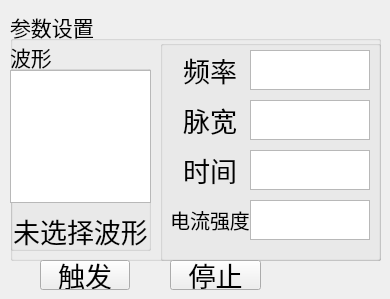
   <widget class="QWidget" name="port_channel1_tab">
    <property name="layoutDirection">
     <enum>Qt::LeftToRight</enum>
    </property>
    <attribute name="title">
     <string>通道 1</string>
    </attribute>
    <widget class="QGroupBox" name="gropubox">
     <property name="geometry">
      <rect>
       <x>10</x>
       <y>10</y>
       <width>371</width>
       <height>251</height>
      </rect>
     </property>
     <property name="font">
      <font>
       <pointsize>16</pointsize>
      </font>
     </property>
     <property name="title">
      <string>参数设置</string>
     </property>
     <widget class="QGroupBox" name="port_channel1_waveform_groupBox">
      <property name="geometry">
       <rect>
        <x>0</x>
        <y>30</y>
        <width>141</width>
        <height>211</height>
       </rect>
      </property>
      <property name="sizePolicy">
       <sizepolicy hsizetype="Minimum" vsizetype="Maximum">
        <horstretch>0</horstretch>
        <verstretch>0</verstretch>
       </sizepolicy>
      </property>
      <property name="font">
       <font>
        <pointsize>16</pointsize>
       </font>
      </property>
      <property name="title">
       <string>波形</string>
      </property>
      <widget class="QWidget" name="layoutWidget">
       <property name="geometry">
        <rect>
         <x>0</x>
         <y>30</y>
         <width>141</width>
         <height>181</height>
        </rect>
       </property>
       <layout class="QVBoxLayout" name="verticalLayout">
        <item>
         <widget class="QGraphicsView" name="port_channel1_wave_graphicsView_1"/>
        </item>
        <item>
         <spacer name="verticalSpacer">
          <property name="orientation">
           <enum>Qt::Vertical</enum>
          </property>
          <property name="sizeHint" stdset="0">
           <size>
            <width>20</width>
            <height>60</height>
           </size>
          </property>
         </spacer>
        </item>
        <item>
         <widget class="QLabel" name="port_channel1_wave_label_1">
          <property name="font">
           <font>
            <pointsize>20</pointsize>
           </font>
          </property>
          <property name="text">
           <string>未选择波形</string>
          </property>
          <property name="alignment">
           <set>Qt::AlignCenter</set>
          </property>
         </widget>
        </item>
       </layout>
      </widget>
     </widget>
     <widget class="QGroupBox" name="port_channel1_attr_groupBox">
      <property name="geometry">
       <rect>
        <x>150</x>
        <y>30</y>
        <width>221</width>
        <height>221</height>
       </rect>
      </property>
      <property name="title">
       <string/>
      </property>
      <widget class="QLabel" name="port_channel1_freq_label">
       <property name="geometry">
        <rect>
         <x>10</x>
         <y>10</y>
         <width>80</width>
         <height>40</height>
        </rect>
       </property>
       <property name="font">
        <font>
         <pointsize>20</pointsize>
        </font>
       </property>
       <property name="text">
        <string>频率</string>
       </property>
       <property name="alignment">
        <set>Qt::AlignCenter</set>
       </property>
      </widget>
      <widget class="QTextEdit" name="port_channel1_freq_textEdit">
       <property name="geometry">
        <rect>
         <x>90</x>
         <y>10</y>
         <width>120</width>
         <height>40</height>
        </rect>
       </property>
       <property name="font">
        <font>
         <pointsize>16</pointsize>
        </font>
       </property>
      </widget>
      <widget class="QLabel" name="port_channel1_width_label">
       <property name="geometry">
        <rect>
         <x>10</x>
         <y>60</y>
         <width>80</width>
         <height>40</height>
        </rect>
       </property>
       <property name="font">
        <font>
         <pointsize>20</pointsize>
        </font>
       </property>
       <property name="text">
        <string>脉宽</string>
       </property>
       <property name="alignment">
        <set>Qt::AlignCenter</set>
       </property>
      </widget>
      <widget class="QLabel" name="port_channel1_time_label">
       <property name="geometry">
        <rect>
         <x>10</x>
         <y>110</y>
         <width>80</width>
         <height>40</height>
        </rect>
       </property>
       <property name="font">
        <font>
         <pointsize>20</pointsize>
        </font>
       </property>
       <property name="text">
        <string>时间</string>
       </property>
       <property name="alignment">
        <set>Qt::AlignCenter</set>
       </property>
      </widget>
      <widget class="QLabel" name="port_channel1_current_label">
       <property name="geometry">
        <rect>
         <x>10</x>
         <y>160</y>
         <width>80</width>
         <height>40</height>
        </rect>
       </property>
       <property name="font">
        <font>
         <pointsize>15</pointsize>
        </font>
       </property>
       <property name="text">
        <string>电流强度</string>
       </property>
       <property name="alignment">
        <set>Qt::AlignCenter</set>
       </property>
      </widget>
      <widget class="QTextEdit" name="port_channel1_width_textEdit">
       <property name="geometry">
        <rect>
         <x>90</x>
         <y>60</y>
         <width>120</width>
         <height>40</height>
        </rect>
       </property>
       <property name="font">
        <font>
         <pointsize>16</pointsize>
        </font>
       </property>
      </widget>
      <widget class="QTextEdit" name="port_channel1_time_textEdit">
       <property name="geometry">
        <rect>
         <x>90</x>
         <y>110</y>
         <width>120</width>
         <height>40</height>
        </rect>
       </property>
       <property name="font">
        <font>
         <pointsize>16</pointsize>
        </font>
       </property>
      </widget>
      <widget class="QTextEdit" name="port_channel1_current_textEdit">
       <property name="geometry">
        <rect>
         <x>90</x>
         <y>160</y>
         <width>120</width>
         <height>40</height>
        </rect>
       </property>
       <property name="font">
        <font>
         <pointsize>16</pointsize>
        </font>
       </property>
      </widget>
     </widget>
    </widget>
    <widget class="QPushButton" name="port_channel1_shoot_pushButton">
     <property name="geometry">
      <rect>
       <x>40</x>
       <y>260</y>
       <width>90</width>
       <height>30</height>
      </rect>
     </property>
     <property name="font">
      <font>
       <pointsize>20</pointsize>
      </font>
     </property>
     <property name="text">
      <string>触发</string>
     </property>
    </widget>
    <widget class="QPushButton" name="port_channel1_pause_pushButton">
     <property name="geometry">
      <rect>
       <x>170</x>
       <y>260</y>
       <width>91</width>
       <height>30</height>
      </rect>
     </property>
     <property name="font">
      <font>
       <pointsize>20</pointsize>
      </font>
     </property>
     <property name="text">
      <string>停止</string>
     </property>
    </widget>
   </widget>
